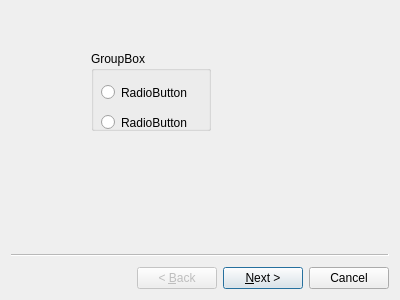
<?xml version="1.0" encoding="UTF-8"?>
<ui version="4.0">
 <class>DBCreator_Wizard</class>
 <widget class="QWizard" name="DBCreator_Wizard">
  <property name="geometry">
   <rect>
    <x>0</x>
    <y>0</y>
    <width>400</width>
    <height>300</height>
   </rect>
  </property>
  <property name="windowTitle">
   <string>Wizard</string>
  </property>
  <widget class="QWizardPage" name="wizardPage1">
   <widget class="QGroupBox" name="groupBox">
    <property name="geometry">
     <rect>
      <x>80</x>
      <y>40</y>
      <width>120</width>
      <height>80</height>
     </rect>
    </property>
    <property name="title">
     <string>GroupBox</string>
    </property>
    <widget class="QRadioButton" name="radioButton">
     <property name="geometry">
      <rect>
       <x>10</x>
       <y>30</y>
       <width>96</width>
       <height>23</height>
      </rect>
     </property>
     <property name="text">
      <string>RadioButton</string>
     </property>
    </widget>
    <widget class="QRadioButton" name="radioButton_2">
     <property name="geometry">
      <rect>
       <x>10</x>
       <y>60</y>
       <width>96</width>
       <height>23</height>
      </rect>
     </property>
     <property name="text">
      <string>RadioButton</string>
     </property>
    </widget>
   </widget>
  </widget>
  <widget class="QWizardPage" name="wizardPage2"/>
 </widget>
 <resources/>
 <connections/>
</ui>
